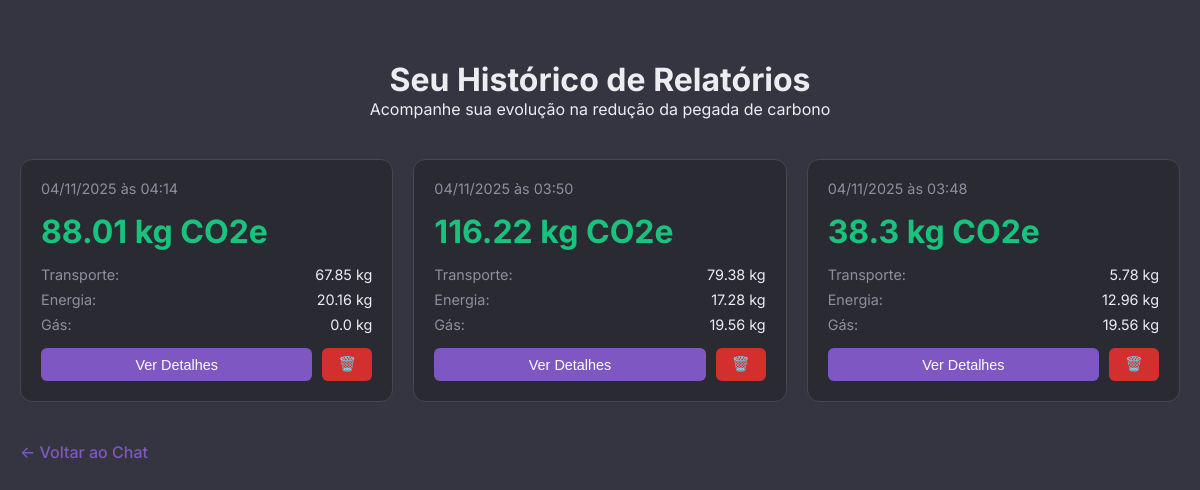
Page /history (signed in) on the earlier database version.
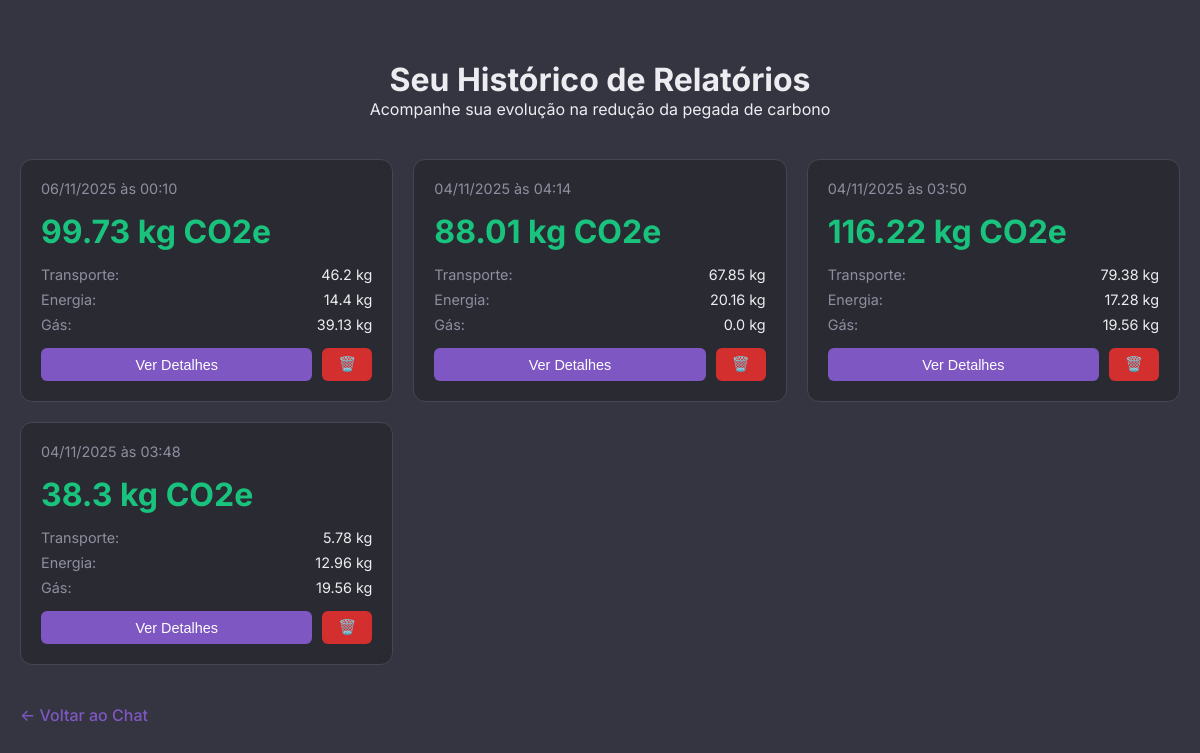
Same page on the later database version.
### src/models.py (models this page shows, shortened)
class Report(db.Model):
    __tablename__ = 'reports'
    id = db.Column(db.Integer, primary_key=True)
    user_id = db.Column(db.Integer, db.ForeignKey('users.id'), nullable=False)
    created_at = db.Column(db.DateTime, default=datetime.utcnow)
    km_carro = db.Column(db.Float, nullable=True)
    tipo_combustivel = db.Column(db.String(20), nullable=True)
    km_onibus = db.Column(db.Float, nullable=True)
    kwh_eletricidade = db.Column(db.Float, nullable=True)
    kg_gas_glp = db.Column(db.Float, nullable=True)
    total_kg_co2e = db.Column(db.Float, nullable=False)
    transporte_kg_co2e = db.Column(db.Float, default=0.0)
    energia_eletrica_kg_co2e = db.Column(db.Float, default=0.0)
    gas_cozinha_kg_co2e = db.Column(db.Float, default=0.0)
    narrative_report = db.Column(db.Text, nullable=True)

### routes/report_routes.py (the view)
@routes.route('/history')
@login_required
def view_history():
    reports = Report.query.filter_by(user_id=current_user.id).order_by(Report.created_at.desc()).all()
    return render_template('history.html', reports=reports)

### templates/history.html (shortened to what this page needs)
<!DOCTYPE html>
<html lang="pt-BR">
<head>
    <link rel="stylesheet" href="{{ url_for('static', filename='style.css') }}">
</head>
<body>
    <div class="history-container">
        <header class="history-header">
            <h1>Seu Histórico de Relatórios</h1>
            <p>Acompanhe sua evolução na redução da pegada de carbono</p>
        </header>
        {% if reports %}
        <div class="reports-grid">
            {% for report in reports %}
            <div class="report-card">
                <div class="report-date">{{ report.created_at.strftime('%d/%m/%Y às %H:%M') }}</div>
                <div class="report-total">{{ report.total_kg_co2e }} kg CO2e</div>
                <div class="report-breakdown">
                    <div class="breakdown-item">
                        <span class="breakdown-label">Transporte:</span>
                        <span>{{ report.transporte_kg_co2e }} kg</span>
                    </div>
                    <div class="breakdown-item">
                        <span class="breakdown-label">Energia:</span>
                        <span>{{ report.energia_eletrica_kg_co2e }} kg</span>
                    </div>
                    <div class="breakdown-item">
                        <span class="breakdown-label">Gás:</span>
                        <span>{{ report.gas_cozinha_kg_co2e }} kg</span>
                    </div>
                </div>
                <div class="report-actions">
                    <button class="btn btn-view" data-report-id="{{ report.id }}">Ver Detalhes</button>
                    <button class="btn btn-delete" data-report-id="{{ report.id }}">🗑️</button>
                </div>
            </div>
            {% endfor %}
        </div>
        {% else %}
        <div class="empty-state">
            <h2>Nenhum relatório encontrado</h2>
            <p>Comece uma conversa com a Dalva para gerar seu primeiro relatório!</p>
        </div>
        {% endif %}
        <a href="/" class="back-link">← Voltar ao Chat</a>
    </div>
</body>
</html>

Differences in the rows shown:
added Report: created_at "06/11/2025 às 00:10", total_kg_co2e "99.73", transporte_kg_co2e "46.2", energia_eletrica_kg_co2e "14.4", gas_cozinha_kg_co2e "39.13"
